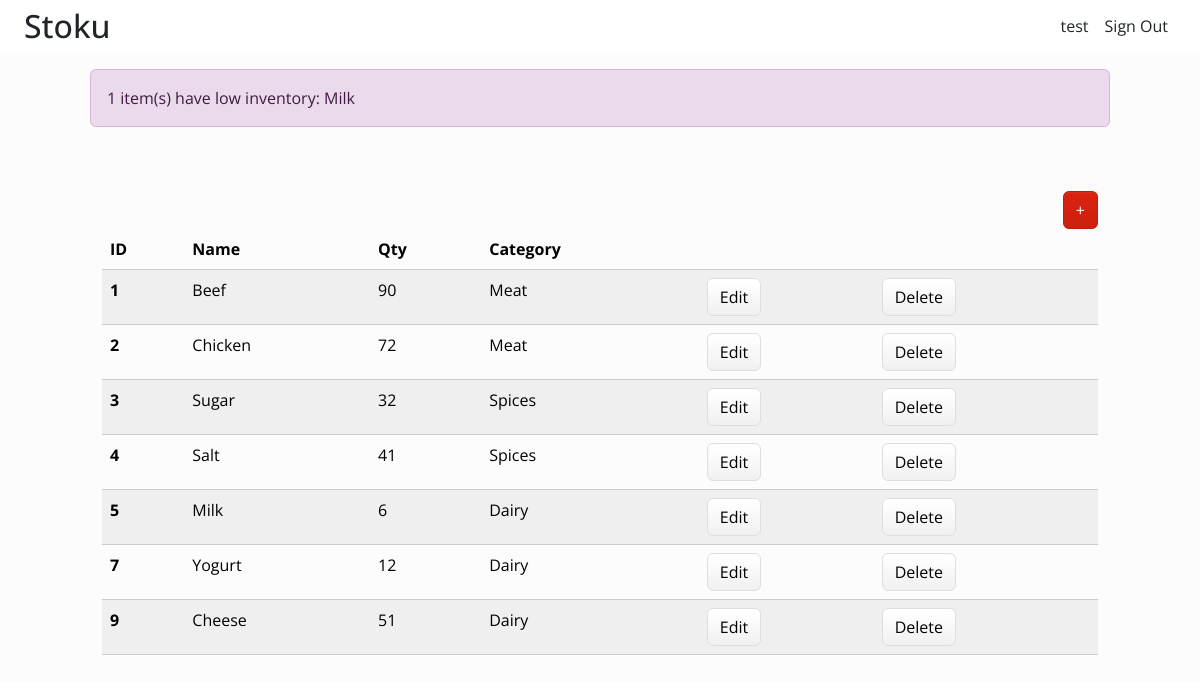
The app's page /dashboard/ (signed in) with its own data.
### inventory/models.py (models this page shows, shortened)
class InventoryItem(models.Model):
    name = models.CharField(max_length=200)
    quantity = models.IntegerField()
    category = models.ForeignKey('Category', on_delete=models.SET_NULL, blank=True, null=True)
    date_created = models.DateTimeField(auto_now_add=True)
    user = models.ForeignKey(User, on_delete=models.CASCADE)
    def __str__(self):
        return self.name

class Category(models.Model):
    name = models.CharField(max_length=200)
    class Meta:
        verbose_name_plural = 'categories'

### inventory/views.py (the view)
# urls.py: path('dashboard/', Dashboard.as_view(), name='dashboard'),
class Dashboard(LoginRequiredMixin, View):
    def get(self, request):
        items = InventoryItem.objects.filter(user=self.request.user.id).order_by('id')
        low_inventory = InventoryItem.objects.filter(
            user = self.request.user.id,
            quantity__lte = LOW_QUANTITY
        )
        if low_inventory.count() > 0 :
            messages.error(request, f'{low_inventory.count()} item(s) have low inventory: ' + ', '.join(str(e) for e in list(low_inventory)))
        low_inventory_ids = InventoryItem.objects.filter(
            user = self.request.user.id,
            quantity__lte = LOW_QUANTITY
        ).values_list('id', flat=True)
        return render(request, 'inventory/dashboard.html',{'items': items, 'low_inventory_ids': low_inventory_ids})

### inventory/templates/inventory/dashboard.html (shortened to what this page needs)
{% extends 'inventory/base.html' %}
{% block content %}
    {% if messages %}
        <div class="row mt-3">
            {% for message in messages %}
                {% if message.tags == 'error' %}
                    <div class="col-md-10 col-12 mx-auto alert alert-danger">
                        {{ message }}
                    </div>
                {% else %}
                    <div class="col-md-10 col-12 mx-auto alert alert-success">
                        {{ message }}
                    </div>
                {% endif %}
            {% endfor %}
        </div>
    {% endif %}
    <div class="row">
        <div class="col-md-10 col-12 mx-auto mt-5">
            <div class="d-flex justify-content-end">
                <a href="{% url 'add-item' %}" class="btn btn-primary">+</a>
            </div>
            <table class="table table-hover table-striped">
                <thead>
                    <tr>
                        <th scope="col">ID</th>
                        <th scope="col">Name</th>
                        <th scope="col">Qty</th>
                        <th scope="col">Category</th>
                        <th scope="col"></th>
                        <th scope="col"></th>
                    </tr>
                </thead>
                <tbody>
                    {% for item in items %}
                    <tr>
                        <th scope="row">{{ item.id }}</th>
                        <td>{{ item.name }}</td>
                        <td>{{ item.quantity }}</td>
                        <td>{{ item.category.name }}</td>
                        <td><a href="{% url 'edit-item' item.id %}" class="btn btn-secondary">Edit</a></td>
                        <td><a href="{% url 'delete-item' item.id %}" class="btn btn-secondary">Delete</a></td>
                    </tr>
                    {% endfor %}
                </tbody>
            </table>
        </div>
    </div>
{% endblock content %}

### inventory/templates/inventory/base.html (shortened to what this page needs)
<!DOCTYPE html>
<html lang="en">
<head>
    <link href="https://bootswatch.com/5/simplex/bootstrap.min.css" rel="stylesheet">
</head>
<body>
    {%include 'inventory/navigation.html'%}
    {%block content%}
    {%endblock content%}
</body>
</html>

### inventory/templates/inventory/navigation.html (shortened to what this page needs)
<nav class="navbar-expand-lg bg-light">
    <div class="d-flex justify-content-between mx-4">
        <div class="d-flex align-items-center">
            <a class="navbar-brand" href="{%url 'index'%}"><span class="mb-0 h2">Stoku</span></a>
        </div>
        <div class="d-flex justify-content-end">
            <div class="collapse navbar-collapse justify-content-end" id="navbarNav">
                <ul class="navbar-nav">
                    {% if user.is_authenticated %}
                        <li class="nav-item mx-2">
                            <a class="nav-link" href="#">{{ user.username }}</a>
                        </li>
                        <li class="nav-item mx-2">
                            <form method="POST" action="/logout/">
                                <button class="nav-link">
                                    Sign Out
                                </button>
                            </form>
                        </li>
                    {% endif %}
                </ul>
            </div>
        </div>
    </div>
</nav>

### records on screen
InventoryItem: id "1", name "Beef", quantity "90", category.name "Meat"
InventoryItem: id "2", name "Chicken", quantity "72", category.name "Meat"
InventoryItem: id "3", name "Sugar", quantity "32", category.name "Spices"
InventoryItem: id "4", name "Salt", quantity "41", category.name "Spices"
InventoryItem: id "5", name "Milk", quantity "6", category.name "Dairy"
InventoryItem: id "7", name "Yogurt", quantity "12", category.name "Dairy"
InventoryItem: id "9", name "Cheese", quantity "51", category.name "Dairy"

### other values on screen
{{ user.username }} "test"
{{ message }} "1 item(s) have low inventory: Milk"
